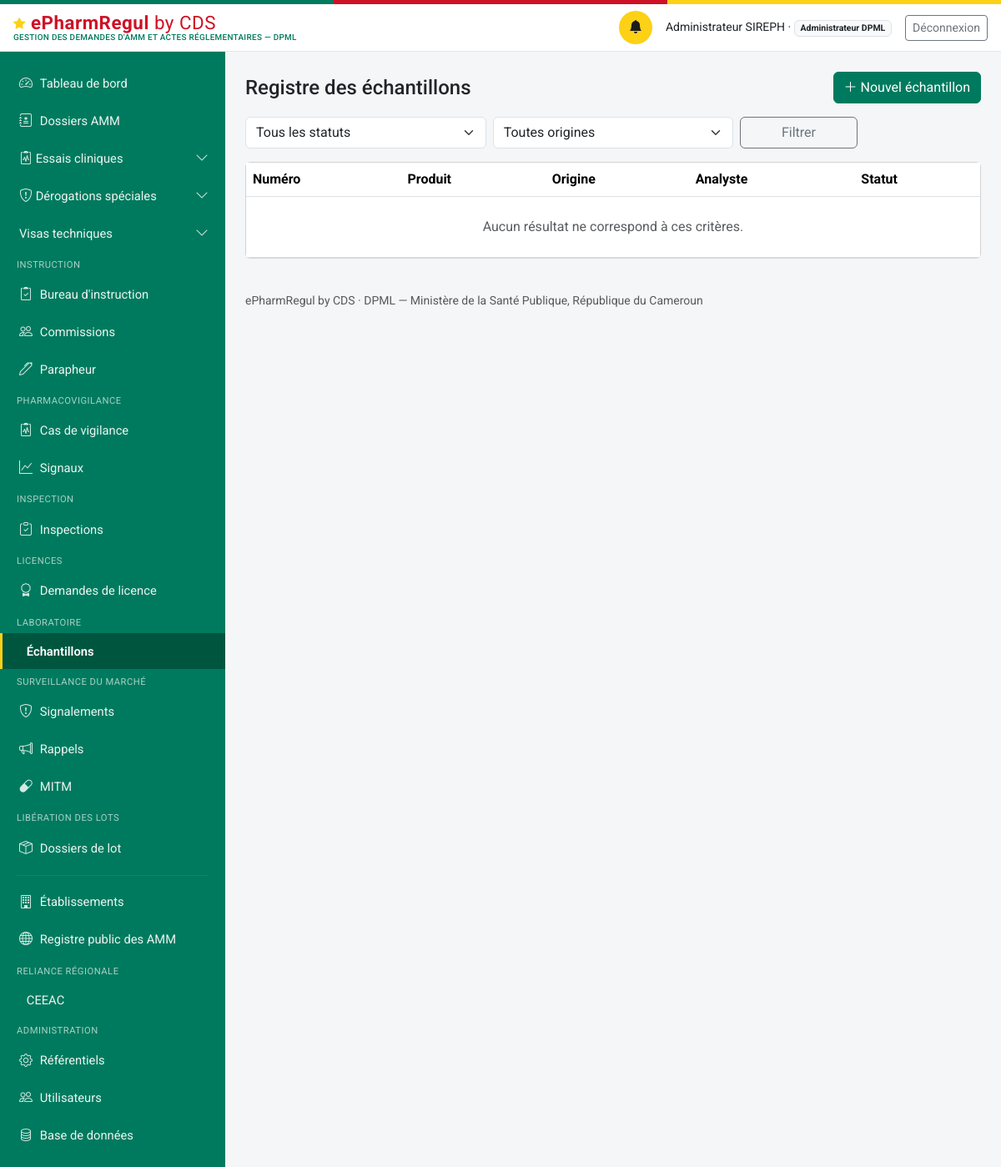
Before: /echantillons (signed in) with the older database file.
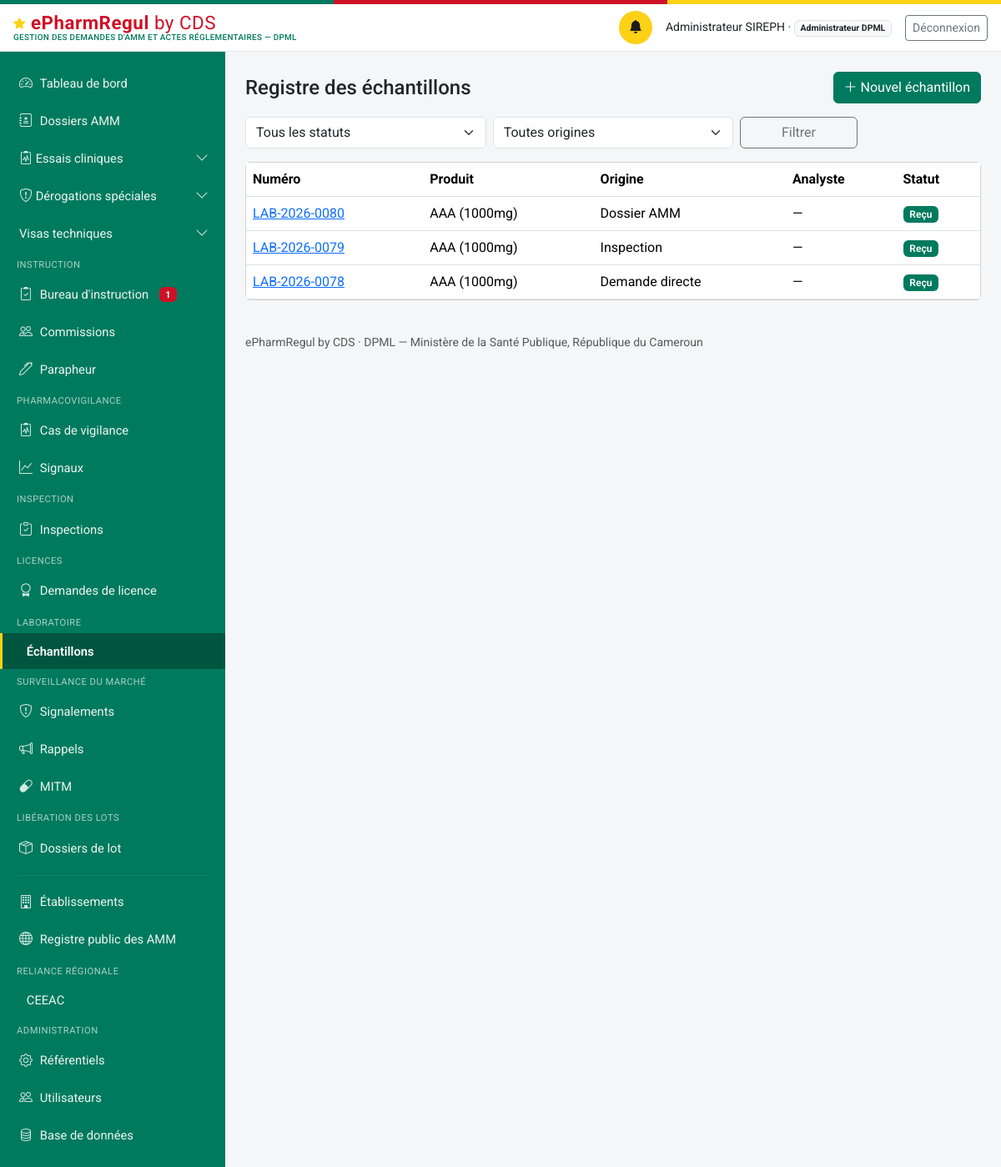
After: the same page with the newer database file.
### models.py (models this page shows, shortened)
class Echantillon(db.Model):
    id = db.Column(db.Integer, primary_key=True)
    numero = db.Column(db.String(30), unique=True, nullable=False)  # LAB-{annee}-{seq4}
    produit_id = db.Column(db.Integer, db.ForeignKey("produit.id"), nullable=False)
    lot_id = db.Column(db.Integer, db.ForeignKey("lot.id"), nullable=True)
    origine = db.Column(db.String(30), nullable=False, default="demande_directe")
    origine_reference_id = db.Column(db.Integer, nullable=True)
    date_reception = db.Column(db.DateTime, default=datetime.utcnow)
    demandeur_id = db.Column(db.Integer, db.ForeignKey("personne.id"), nullable=True)
    analyste_id = db.Column(db.Integer, db.ForeignKey("personne.id"), nullable=True)
    validateur_id = db.Column(db.Integer, db.ForeignKey("personne.id"), nullable=True)
    resultats_json = db.Column(db.Text, default="[]")  # liste de ResultatParametre
    statut = db.Column(db.String(20), nullable=False, default="recu")
    conclusion = db.Column(db.String(20), nullable=True)  # conforme | non_conforme, décision explicite RQ
    observation_rejet = db.Column(db.Text, nullable=True)
    date_maj = db.Column(db.DateTime, default=datetime.utcnow, onupdate=datetime.utcnow)
    produit = db.relationship("Produit", foreign_keys=[produit_id])
    lot = db.relationship("Lot", foreign_keys=[lot_id])
    demandeur = db.relationship("Personne", foreign_keys=[demandeur_id])
    analyste = db.relationship("Personne", foreign_keys=[analyste_id])
    validateur = db.relationship("Personne", foreign_keys=[validateur_id])
    @property
    def resultats(self):
        return json.loads(self.resultats_json or "[]")

class Produit(db.Model):
    id = db.Column(db.Integer, primary_key=True)
    denomination_commune_internationale = db.Column(db.String(300), nullable=False, default="")
    nom_commercial = db.Column(db.String(300), nullable=False, default="")
    forme_pharmaceutique = db.Column(db.String(150), nullable=False, default="")
    dosage = db.Column(db.String(150))
    categorie = db.Column(db.String(30), nullable=False, default="medicament")
    nature = db.Column(db.String(30), nullable=True)
    fabricant_id = db.Column(db.Integer, db.ForeignKey("etablissement.id"), nullable=True)
    titulaire_amm_id = db.Column(db.Integer, db.ForeignKey("etablissement.id"), nullable=True)
    pays_origine = db.Column(db.String(150))
    statut_amm_courant = db.Column(db.String(20), nullable=False, default="aucune")
    date_creation = db.Column(db.DateTime, default=datetime.utcnow)
    est_mitm = db.Column(db.Boolean, nullable=False, default=False)
    disponibilite_declaree = db.Column(db.String(20), nullable=True)  # disponible | rupture
    composition_integrale = db.Column(db.Text, nullable=True)
    classe_therapeutique = db.Column(db.String(300), nullable=True)
    indications_therapeutiques = db.Column(db.Text, nullable=True)
    voie_administration = db.Column(db.String(150), nullable=True)
    duree_stabilite = db.Column(db.String(100), nullable=True)
    prix_grossiste_ht = db.Column(db.Integer, nullable=True)  # XAF, hors taxe
    fabricant = db.relationship("Etablissement", foreign_keys=[fabricant_id])
    titulaire_amm = db.relationship("Etablissement", foreign_keys=[titulaire_amm_id])
    dossiers = db.relationship("DossierAMM", backref="produit", lazy="dynamic",
                                foreign_keys="DossierAMM.produit_id")
    @property
    def libelle(self):
        base = self.nom_commercial or self.denomination_commune_internationale or f"Produit #{self.id}"
        if self.dosage:
            return f"{base} ({self.dosage})"
        return base

### routes_lt.py (the view)
@lt_bp.route("/echantillons")
@login_required
@roles_required(*ROLES_LT)
def registre():
    q = Echantillon.query
    statut = request.args.get("statut", "")
    origine = request.args.get("origine", "")
    if statut:
        q = q.filter_by(statut=statut)
    if origine:
        q = q.filter_by(origine=origine)
    echantillons = q.order_by(Echantillon.date_reception.desc()).all()
    return render_template("laboratoire/registre.html", echantillons=echantillons, statut=statut, origine=origine)

### auth.py (called while the page is built)
def current_user():
    uid = session.get("user_id")
    if not uid:
        return None
    return db.session.get(Personne, uid)

def login_required(view):
    @wraps(view)
    def wrapped(*a, **kw):
        if not current_user():
            return redirect(url_for("login", next=request.path))
        return view(*a, **kw)
    return wrapped

def roles_required(*roles):
    def deco(view):
        @wraps(view)
        def wrapped(*a, **kw):
            u = current_user()
            if not u or u.role_systeme not in roles:
                abort(403)
            return view(*a, **kw)
        return wrapped
    return deco

### matrice_acces.py (called while the page is built)
def profil(utilisateur):
    if utilisateur is None:
        return None
    return PROFILS_DEMANDEUR.get(utilisateur.role_systeme)

def acte_concerne(utilisateur, code_acte):
    fiche = profil(utilisateur)
    if fiche is None:
        return True
    return code_acte in fiche["actes"]

### models.py (called while the page is built)
    @property
    def role_label(self):
        from permissions import ROLES
        return ROLES.get(self.role_systeme, self.role_systeme)

    @property
    def niveau(self):
        from permissions import niveau
        return niveau(self)

### templates/laboratoire/registre.html (shortened to what this page needs)
{% extends "base.html" %}
{% block content %}
<div class="d-flex justify-content-between align-items-center mb-3">
  <h4 class="mb-0">Registre des échantillons</h4>
  {% if current_user.role_systeme in ("administrateur_dpml", "agent_laboratoire") %}
  <a href="{{ url_for('lt.nouveau') }}" class="btn btn-primary"><i class="bi bi-plus-lg"></i> Nouvel échantillon</a>
  {% endif %}
</div>
<form method="get" class="row g-2 mb-3" role="search">
  <div class="col-md-4">
    <select class="form-select" id="statut" name="statut">
      <option value="">Tous les statuts</option>
    </select>
  </div>
  <div class="col-md-4">
    <select class="form-select" id="origine" name="origine">
      <option value="">Toutes origines</option>
    </select>
  </div>
  <div class="col-md-2"><button class="btn btn-outline-secondary w-100">Filtrer</button></div>
</form>
<div class="card">
  <div class="table-responsive">
    <table class="table table-hover align-middle mb-0">
      <thead><tr><th>Numéro</th><th>Produit</th><th>Origine</th><th>Analyste</th><th>Statut</th></tr></thead>
      <tbody>
        {% for e in echantillons %}
        <tr>
          <td><a href="{{ url_for('lt.fiche', id=e.id) }}">{{ e.numero }}</a></td>
          <td>{{ e.produit.libelle }}</td>
          <td>{{ ORIGINES_LT.get(e.origine, e.origine) }}</td>
          <td>{{ e.analyste.nom_complet if e.analyste else "—" }}</td>
          <td><span class="badge bg-primary badge-statut">{{ STATUTS_LT.get(e.statut, e.statut) }}</span></td>
        </tr>
        {% else %}
        <tr><td colspan="5" class="text-center text-muted py-4">Aucun résultat ne correspond à ces critères.</td></tr>
        {% endfor %}
      </tbody>
    </table>
  </div>
</div>
{% endblock %}

### templates/base.html (shortened to what the changed rows need)
<!doctype html>
<html lang="fr">
<head>
<link href="https://cdn.jsdelivr.net/npm/bootstrap@5.3.3/dist/css/bootstrap.min.css" rel="stylesheet">
<link href="https://cdn.jsdelivr.net/npm/bootstrap-icons@1.11.3/font/bootstrap-icons.css" rel="stylesheet">
<link href="{{ url_for('static', filename='css/style.css') }}" rel="stylesheet">
</head>
<body>
<div class="sireph-layout">
  {% if current_user %}
  <nav id="sireph-sidebar" class="offcanvas-lg offcanvas-start sireph-sidebar" tabindex="-1"
       aria-label="Navigation principale">
    <div class="offcanvas-body d-flex flex-column p-0">
      <ul class="nav nav-pills flex-column">
        {% for e in menu %}
        {% if e.enfants %}
        <li class="nav-item">
          <a class="nav-link d-flex align-items-center justify-content-between
                    {{ 'active' if e.actif }} {{ 'disabled text-secondary' if not e.accessible }}"
             {% if e.accessible %}
             data-bs-toggle="collapse" href="#groupe-{{ e.code }}" role="button"
             aria-expanded="{{ 'true' if e.ouvert else 'false' }}"
             aria-controls="groupe-{{ e.code }}"
             {% else %}
             href="#" tabindex="-1" aria-disabled="true"
             title="{{ e.motif }}" data-bs-toggle="tooltip"
             onclick="return false;"
             {% endif %}>
            <span><i class="bi {{ e.icone }}"></i> {{ e.libelle }}</span>
            {% if e.accessible %}
            <i class="bi bi-chevron-down small sireph-chevron"></i>
            {% else %}
            <i class="bi bi-slash-circle small" aria-hidden="true"></i>
            {% endif %}
          </a>
        </li>
        {% else %}
        <li class="nav-item">
          <a class="nav-link {{ 'active' if e.actif }}
                    {{ 'disabled text-secondary' if not e.accessible }}"
             {% if e.accessible %}href="{{ e.href }}"
             {% else %}href="#" tabindex="-1" aria-disabled="true"
             title="{{ e.motif }}" data-bs-toggle="tooltip"
             onclick="return false;"{% endif %}>
            <i class="bi {{ e.icone }}"></i> {{ e.libelle }}
          </a>
        </li>
        {% endif %}
        {% endfor %}
        {% if current_user.role_systeme in ("chef_service_amm", "administrateur_dpml") %}
        <li class="nav-item">
          <a class="nav-link {{ 'active' if request.path == '/instruction/' }}"
             href="{{ url_for('instruction.bureau') }}">
            <i class="bi bi-clipboard2-check"></i> Bureau d'instruction
            {%- if dossiers_a_examiner %}
            <span class="badge bg-danger ms-1">{{ dossiers_a_examiner }}</span>
            {%- endif %}
          </a>
        </li>
        {% endif %}
      </ul>
    </div>
  </nav>
  {% endif %}
  <main id="contenu-principal" class="sireph-content">
    {% block content %}{% endblock %}
  </main>
</div>
</body>
</html>

Changed rows visible on the page:
added Echantillon: numero "LAB-2026-0080", produit.libelle "AAA (1000mg)", get "Dossier AMM", analyste "—", get "Reçu"
added Echantillon: numero "LAB-2026-0079", produit.libelle "AAA (1000mg)", get "Inspection", analyste "—", get "Reçu"
added Echantillon: numero "LAB-2026-0078", produit.libelle "AAA (1000mg)", get "Demande directe", analyste "—", get "Reçu"
Other visible differences:
{{ dossiers_a_examiner }}: (not shown) → "1"
text no longer shown: "Aucun résultat ne correspond à ces critères."
